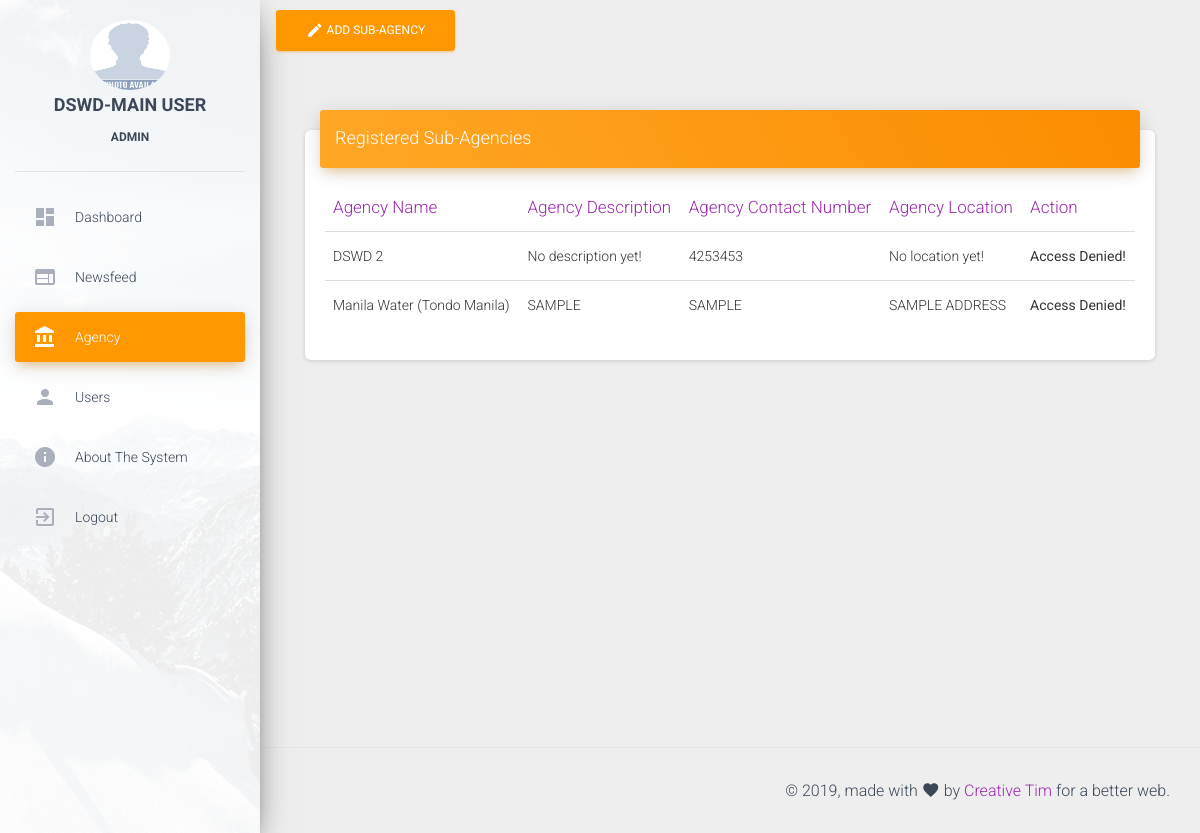
The app's page /web_based/homepage/agency.php (signed in) with its own data.
### tables this page shows
CREATE TABLE `tblagency` (
  `AgencyID` int(255) NOT NULL,
  `AgencyCaption` varchar(500) NOT NULL,
  `AgencyDescription` varchar(5000) NOT NULL,
  `AgencyContactNumber` varchar(5000) NOT NULL,
  `AgencyLocation` varchar(1000) NOT NULL,
  `AgencyStatus` varchar(255) NOT NULL,
  `AgencyImage` varchar(1000) NOT NULL,
  `AgencyMain` varchar(255) NOT NULL
);

### web_based/session.php (called while the page is built, shortened)
<?php
$session_fullname = $_SESSION['user_fullname'];
$session_role = $_SESSION['user_role'];
$session_profile_pic = $_SESSION['user_profile_pic'];
?>

### web_based/homepage/agency.php (the view, shortened to what this page needs)
<?php
include('../database.php');
include('../session.php');
?>
<!DOCTYPE html>
<html lang="en">
<head>
  <link rel="stylesheet" href="https://maxcdn.bootstrapcdn.com/font-awesome/latest/css/font-awesome.min.css">
  <link href="assets/css/material-dashboard.css?v=2.1.1" rel="stylesheet" />
  <link href="assets/demo/demo.css" rel="stylesheet" />
</head>
<body class="">
  <div class="wrapper ">
    <div class="sidebar" data-color="orange" data-background-color="white" data-image="assets/img/sidebar-1.jpg">
      <div class="logo">
        <a href="dashboard.php" class="simple-text logo-normal">
        	<?php
            if($session_profile_pic == ""){
              $loggedInUserProfilePicUrl = "assets/img/no-profile-pic-available.jpg";
            }else{
              $loggedInUserProfilePicUrl = $session_profile_pic;
            }
            echo '<img src=' . $loggedInUserProfilePicUrl . ' style="width: 80px; height: 70px; border-radius: 50%;"><br>';
          ?>
        	<strong><?php echo $session_fullname ?><br>
          <span style="font-size: 12px;"><?php echo $session_role ?></span>
        	</strong>
        </a>
      </div>
      <div class="sidebar-wrapper">
        <ul class="nav">
          <li class="nav-item">
            <a class="nav-link" href="dashboard.php">
              <i class="material-icons">dashboard</i>
              <p>Dashboard</p>
            </a>
          </li>
          <li class="nav-item ">
            <a class="nav-link" href="newsfeed.php">
              <i class="material-icons">web</i>
              <p>Newsfeed</p>
            </a>
          </li>
          <?php
            if($session_role == "SUPER_ADMIN" || $session_role == "ADMIN"){
              echo '' .
              '<li class="nav-item active">' .
                '<a class="nav-link" href="agency.php">' .
                  '<i class="material-icons">account_balance</i>' .
                  '<p>Agency</p>' .
                '</a>' .
              '</li>' .
              '<li class="nav-item ">' .
                '<a class="nav-link" href="users.php">' .
                  '<i class="material-icons">person</i>' .
                  '<p>Users</p>' .
                '</a>' .
              '</li>';
            }
          ?>
          <li class="nav-item ">
            <a class="nav-link" style="cursor: pointer;" data-toggle="modal" data-target="#btnShowAboutTheSystem">
              <i class="material-icons">info</i>
              <p>About The System</p>
            </a>
          </li>
          <li class="nav-item ">
            <a class="nav-link" href="../logout.php">
              <i class="material-icons">exit_to_app</i>
              <p>Logout</p>
            </a>
          </li>
        </ul>
      </div>
    </div>
    <div class="main-panel">
      <nav class="navbar navbar-expand-lg navbar-transparent navbar-absolute fixed-top ">
        <div class="container-fluid">
          <div class="navbar-wrapper">
          	<button type="button" class="btn btn-warning pull-right" data-toggle="modal" data-target="#btnAddAgency"> <i class="material-icons">create</i>
          	<?php
				if($session_role == "SUPER_ADMIN"){
					echo "Add Agency";
				}else if($session_role == "ADMIN"){
					echo "Add Sub-Agency";
				}
			?>
			</button>
          </div>
        </div>
      </nav>
      <div class="content">
        <div class="container-fluid">
          <div class="row" style="margin-left: auto; margin-right: auto;">
            <div class="col-md-12">
              <div class="card">
                <div class="card-header card-header-warning">
                  	<h4 class="card-title ">
	                  	<?php
	                  		if($session_role == "SUPER_ADMIN"){
	                  			echo "Registered Agencies";
	                  		}else if($session_role == "ADMIN"){
	                  			echo "Registered Sub-Agencies";
	                  		}
	                    ?>
                	</h4>
                </div>
                <div class="card-body">
                  <div class="table-responsive">
                    <table class="table">
                      <thead class=" text-primary">
                        <th>Agency Name</th>
                        <th>Agency Description</th>
                        <th>Agency Contact Number</th>
                        <th>Agency Location</th>
                        <th>Action</th>
                      </thead>
                      <tbody>
                      	<?php
                      		if($session_role == "SUPER_ADMIN"){
                      			$records = mysqli_query($con,"SELECT * FROM tblagency WHERE AgencyMain = '' ORDER BY AgencyCaption ASC") OR die("Query fail: " . mysqli_error());
                      		}else if($session_role == "ADMIN"){
                      			$records = mysqli_query($con,"SELECT * FROM tblagency WHERE AgencyMain != '' ORDER BY AgencyCaption ASC") OR die("Query fail: " . mysqli_error());
                      		}
            						    $projects = array();
            						    while ($project =  mysqli_fetch_assoc($records))
            						    {
            						        $projects[] = $project;
            						    }
            						    foreach ($projects as $project)
            						    {
            						?>
            						    <tr>
            						        <td><?php echo $project['AgencyCaption']; ?></td>
                                <td>
                                  <?php
                                    if($project['AgencyDescription'] == ""){
                                      echo "No description yet!";
                                    }else{
                                      echo $project['AgencyDescription'];
                                    }
                                  ?>
                                </td>
            						        <td><?php echo str_replace(",", "<br>", $project['AgencyContactNumber']); ?></td>
                                <td>
                                  <?php
                                    if($project['AgencyLocation'] == ""){
                                      echo "No location yet!";
                                    }else{
                                      echo $project['AgencyLocation'];
                                    }
                                  ?>
                                </td>
                                <td>
                                  <?php
                                    if($session_role == "SUPER_ADMIN"){
                                      echo '<button type="button" class="btn btn-warning pull-left" data-toggle="modal" data-target="#btnEditAgency"> <i class="material-icons">edit</i> <a href="#" style="color: white;">Edit Agency</a></button>';
                                    }else{
                                      echo "<strong>Access Denied!</strong>";
                                    }
                                  ?>
                                </td>
            						    </tr>
            						<?php
            						    }
            						?>
                      </tbody>
                    </table>
                  </div>
                </div>
              </div>
            </div>
          </div>
        </div>
      </div>
      <footer class="footer">
        <div class="container-fluid">
          <div class="copyright float-right">
            &copy;
            , made with <i class="material-icons">favorite</i> by
            <a href="https://www.creative-tim.com" target="_blank">Creative Tim</a> for a better web.
          </div>
        </div>
      </footer>
    </div>
  </div>
</body>
</html>

### records on screen
tblagency: AgencyCaption "DSWD 2", AgencyDescription "No description yet!", AgencyContactNumber "4253453", AgencyLocation "No location yet!"
tblagency: AgencyCaption "Manila Water (Tondo Manila)", AgencyDescription "SAMPLE", AgencyContactNumber "SAMPLE", AgencyLocation "SAMPLE ADDRESS"

### other values on screen
$session_fullname "DSWD-MAIN USER"
$session_role "ADMIN"
